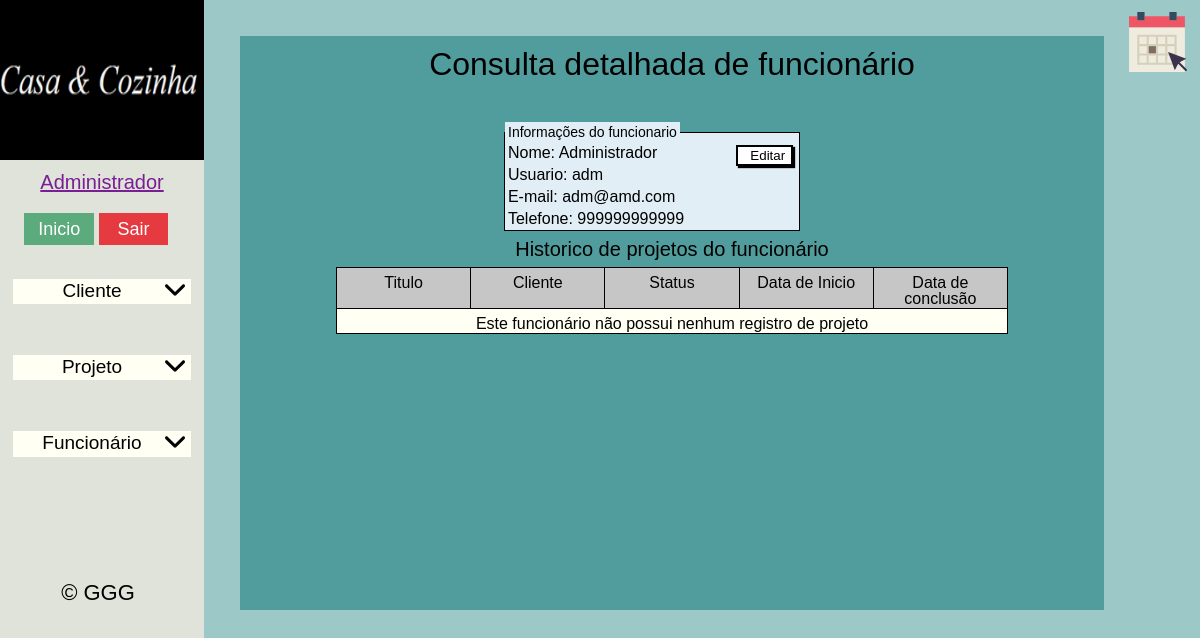
Page /index.php?pas=funcionario&arq=consultadetalhada&id=02 (signed in) on the committed database.
### tables this page shows
CREATE TABLE `funcionarios` (
  `id` tinyint(2) UNSIGNED ZEROFILL NOT NULL COMMENT 'Código de identificação do funcionário.',
  `usuarios_id` tinyint(2) UNSIGNED ZEROFILL NOT NULL COMMENT 'Código de identificação do usuário.',
  `nome` varchar(45) NOT NULL COMMENT 'Nome completo do funcionário.',
  `telefone` bigint(14) NOT NULL COMMENT 'Numero telefonico do funcionário.',
  `email` varchar(100) NOT NULL COMMENT 'Email do funcionário.'
);

CREATE TABLE `usuarios` (
  `id` tinyint(2) UNSIGNED ZEROFILL NOT NULL COMMENT 'Código de identificação do usuário.',
  `usuario` varchar(20) NOT NULL COMMENT 'Usuário é usado para autenticar em conjunto com a senha.',
  `senha` char(32) NOT NULL COMMENT 'Senha é usado para autenticar em conjunto com o usuário e sera criptografada em MD5.'
);

### sistema/funcionario/funcionario_consultadetalhada.php (the view, shortened to what this page needs)
<?php
if (!$g_id = $_GET['id']) {
} else {
	$sql_sel_funcionario = "SELECT usuarios.usuario,funcionarios.id, funcionarios.nome, funcionarios.email, funcionarios.telefone FROM usuarios INNER JOIN funcionarios ON usuarios.id = funcionarios.usuarios_id WHERE funcionarios.id = '" . $g_id . "'";
	$sql_sel_funcionario_preparado = $conexaobd->prepare($sql_sel_funcionario);
	$sql_sel_funcionario_preparado->execute();
	$sql_sel_funcionario_dados = $sql_sel_funcionario_preparado->fetch();
	?>
  <div>
    <h1 class="h1custom">Consulta detalhada de funcionário</h1>
  </div>
  <div>
    <fieldset class="fundo-div">
      <legend>Informações do funcionario</legend>
      <div class="padding">
        <span>Nome: <?php echo $sql_sel_funcionario_dados['nome']; ?></span>
        <a href="sistema\funcionario\modal\modal_funcionarioedicao.php?id=<?php echo $sql_sel_funcionario_dados['id'] ?>" rel="modal:open"><button class="btn-edit" type="submit">Editar</button></a>
      </div>
      <div class="padding">
        <span>Usuario: <?php echo $sql_sel_funcionario_dados['usuario']; ?></span>
      </div>
      <div class="padding">
        <span>E-mail: <?php echo $sql_sel_funcionario_dados['email']; ?></span>
      </div>
      <div class="padding">
        <span>Telefone: <?php echo $sql_sel_funcionario_dados['telefone']; ?></span>
      </div>
    </fieldset>
    <div>
      <h2 class="h2custom">Historico de projetos do funcionário</h2>
    </div>
    <div class="div-tabela">
      <table id="tr-link" class="tabela-consultas-2">
        <thead>
          <tr>
            <th width="20%">Titulo</th>
            <th width="20%">Cliente</th>
            <th width="20%">Status</th>
            <th width="20%">Data de Inicio</th>
            <th width="20%">Data de conclusão</th>
          </tr>
        </thead>
        <tbody>
					<?php
            $sql_sel_projetos = "SELECT projetos.titulo, funcionarios.nome, projetos.status, projetos.id FROM funcionarios INNER JOIN projetos ON funcionarios.id = projetos.funcionarios_id WHERE projetos.funcionarios_id='".$g_id."'";
            $sql_sel_projetos_preparado = $conexaobd->prepare($sql_sel_projetos);
            $sql_sel_projetos_preparado->execute();
            if($sql_sel_projetos_preparado->rowCount()>0){
              while($sql_sel_projetos_dados = $sql_sel_projetos_preparado->fetch()){
                $sql_sel_agendamentos = "SELECT agendamentos.data_criada AS '1', agendamentos.data_marcada AS '2' FROM agendamentos WHERE agendamentos.projetos_id = '".$sql_sel_projetos_dados['id']."' AND tipo = '1' OR tipo = '3' AND agendamentos.projetos_id = '".$sql_sel_projetos_dados['id']."'";
                $sql_sel_agendamentos_preparado = $conexaobd->prepare($sql_sel_agendamentos);
                $sql_sel_agendamentos_preparado->execute();
              ?>
                <tr href="?pas=projeto&arq=consultadetalhada&id=<?php echo $sql_sel_projetos_dados['id']; ?>">
                  <td><?php echo $sql_sel_projetos_dados['titulo']; ?></td>
                  <td><?php echo $sql_sel_projetos_dados['nome']; ?></td>
                  <td><?php echo projeto($sql_sel_projetos_dados['status']); ?></td>
                  <?php
                    $i = 1;
                    while ($i <= 2 ) {
											$sql_sel_agendamentos_dados = $sql_sel_agendamentos_preparado->fetch();
											if(isset($sql_sel_agendamentos_dados[$i])){
                      ?>
                      <td><?php echo data_local($sql_sel_agendamentos_dados[$i]); ?></td>
                      <?php
											$i++;
										}else{
											?>
											<td>Sem Agendamento</td>
											<?php
											$i++;
										}
                    }
                  ?>
                </tr>
          <?php
              }
            }else{
          ?>
              <tr href="#">
                <td colspan="5">Este funcionário não possui nenhum registro de projeto</td>
              </tr>
              <?php
            }
					}
          ?>
        </tbody>
      </table>
    </div>
  </div>

### rows in the picture
funcionarios: nome "Administrador", usuarios.usuario "adm", email "adm@amd.com", telefone "999999999999"

### other values in the picture
$_SESSION['funcionario'] "Administrador"
